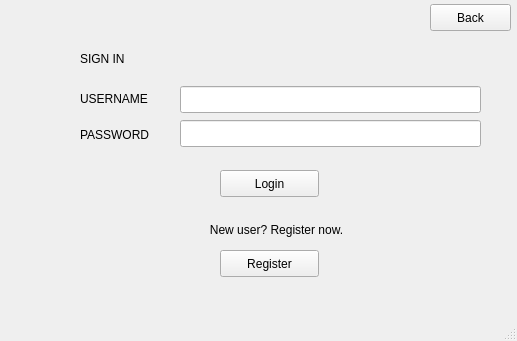
<?xml version="1.0" encoding="UTF-8"?>
<ui version="4.0">
 <class>LoginWindow</class>
 <widget class="QMainWindow" name="LoginWindow">
  <property name="geometry">
   <rect>
    <x>0</x>
    <y>0</y>
    <width>517</width>
    <height>341</height>
   </rect>
  </property>
  <property name="windowTitle">
   <string>Login Window</string>
  </property>
  <widget class="QWidget" name="centralwidget">
   <widget class="QLabel" name="label">
    <property name="geometry">
     <rect>
      <x>80</x>
      <y>50</y>
      <width>67</width>
      <height>17</height>
     </rect>
    </property>
    <property name="text">
     <string>SIGN IN</string>
    </property>
   </widget>
   <widget class="QLabel" name="label_2">
    <property name="geometry">
     <rect>
      <x>80</x>
      <y>90</y>
      <width>91</width>
      <height>17</height>
     </rect>
    </property>
    <property name="text">
     <string>USERNAME</string>
    </property>
   </widget>
   <widget class="QLabel" name="label_3">
    <property name="geometry">
     <rect>
      <x>80</x>
      <y>126</y>
      <width>81</width>
      <height>17</height>
     </rect>
    </property>
    <property name="text">
     <string>PASSWORD</string>
    </property>
   </widget>
   <widget class="QLineEdit" name="uname_edit">
    <property name="geometry">
     <rect>
      <x>180</x>
      <y>86</y>
      <width>301</width>
      <height>27</height>
     </rect>
    </property>
   </widget>
   <widget class="QLineEdit" name="pass_edit">
    <property name="geometry">
     <rect>
      <x>180</x>
      <y>120</y>
      <width>301</width>
      <height>27</height>
     </rect>
    </property>
    <property name="inputMethodHints">
     <set>Qt::ImhHiddenText|Qt::ImhNoAutoUppercase|Qt::ImhNoPredictiveText|Qt::ImhSensitiveData</set>
    </property>
    <property name="echoMode">
     <enum>QLineEdit::Password</enum>
    </property>
   </widget>
   <widget class="QPushButton" name="loginButton">
    <property name="geometry">
     <rect>
      <x>220</x>
      <y>170</y>
      <width>99</width>
      <height>27</height>
     </rect>
    </property>
    <property name="text">
     <string>Login</string>
    </property>
   </widget>
   <widget class="QLabel" name="label_4">
    <property name="geometry">
     <rect>
      <x>156</x>
      <y>220</y>
      <width>241</width>
      <height>20</height>
     </rect>
    </property>
    <property name="text">
     <string>New user? Register now.</string>
    </property>
    <property name="alignment">
     <set>Qt::AlignCenter</set>
    </property>
   </widget>
   <widget class="QPushButton" name="registerButton">
    <property name="geometry">
     <rect>
      <x>220</x>
      <y>250</y>
      <width>99</width>
      <height>27</height>
     </rect>
    </property>
    <property name="text">
     <string>Register</string>
    </property>
   </widget>
   <widget class="QLabel" name="label_error">
    <property name="geometry">
     <rect>
      <x>180</x>
      <y>50</y>
      <width>301</width>
      <height>17</height>
     </rect>
    </property>
    <property name="styleSheet">
     <string notr="true"/>
    </property>
    <property name="text">
     <string/>
    </property>
   </widget>
   <widget class="QPushButton" name="backConnectButton">
    <property name="geometry">
     <rect>
      <x>430</x>
      <y>4</y>
      <width>81</width>
      <height>27</height>
     </rect>
    </property>
    <property name="text">
     <string>Back</string>
    </property>
   </widget>
  </widget>
  <widget class="QMenuBar" name="menubar">
   <property name="geometry">
    <rect>
     <x>0</x>
     <y>0</y>
     <width>517</width>
     <height>25</height>
    </rect>
   </property>
  </widget>
  <widget class="QStatusBar" name="statusbar"/>
 </widget>
 <resources/>
 <connections/>
</ui>
